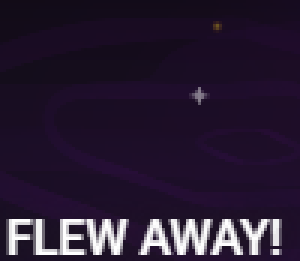
#> input picture captured_image101.png, 100 x 87 px (shown 3 times larger)
$ python -i ocr_processor.py   (imports and definitions only)
#> lines starting #> are read from the running program, lines starting #| are printed output that depends on the picture; after the words box and inside, x2 and y2 are one past the last pixel; in counts of white or black regions, pixels touching at a corner belong together
import pytesseract
from PIL import Image
import os
import os
import requests
import pandas as pd
import re
import pytesseract
from PIL import Image
from datetime import datetime
import cv2
import numpy as np

def extract_text_from_image(image_path):
    """Enhance image and extract text using Tesseract OCR."""
#> called with image_path = 'captured_image101.png'
    try:
        # Load the image
        image = cv2.imread(image_path)
#> image is the input picture: shape (87, 100, 3); mean B, G, R 51.1, 28.5, 41.5

        # Increase image size for better OCR detection
        scale_factor = 2  # Adjust this to enlarge the image further
        image = cv2.resize(image, None, fx=scale_factor, fy=scale_factor, interpolation=cv2.INTER_CUBIC)
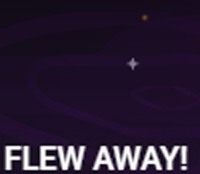
#> image: shape (174, 200, 3); mean B, G, R 51, 28.4, 41.3

        # Convert to grayscale
        gray = cv2.cvtColor(image, cv2.COLOR_BGR2GRAY)
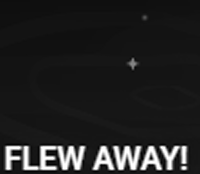
#> gray: shape (174, 200); min 0, max 255, mean 34.9

        # Apply contrast enhancement
        alpha = 2.0  # Contrast control (higher value increases contrast)
        beta = 50    # Brightness control
        enhanced = cv2.convertScaleAbs(gray, alpha=alpha, beta=beta)
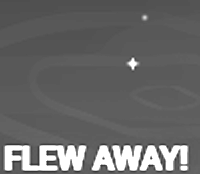
#> enhanced: shape (174, 200); min 50, max 255, mean 104.6

        # Apply thresholding to make text stand out
        _, binary = cv2.threshold(enhanced, 150, 255, cv2.THRESH_BINARY_INV)
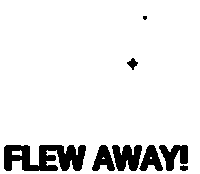
#> binary: shape (174, 200); 90.5% white; 8 black regions (1 under 20 px), largest, box (x1, y1, x2, y2) and area: (4, 145, 86, 171) 1500, (112, 145, 142, 171) 559, (159, 145, 188, 171) 437

        # Convert processed image to PIL format for Tesseract
        img_pil = Image.fromarray(binary)

        # Use Tesseract to extract text
#> (the run stopped early here; a loop or call above may not have finished)
